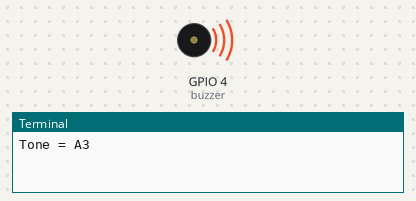
Simulated run of this program. Board: Raspberry Pi (BCM pin numbers). On the bench: buzzer (waves = sounding), the last lines printed to the terminal. At 15.0 s the program stops and its outputs stay as they are.

Above: at 0.1 s.
At 15.1 s:
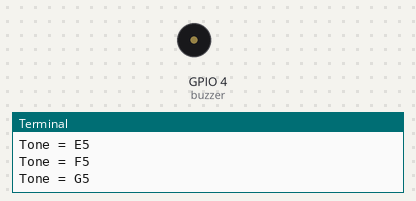
Timing chart, 0 to 16.5 s (numbered marks = the images above):
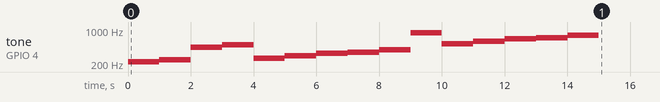

The program:

TonalBuzzerPlay.py
```python
# gpiozero 패키지에서 TonalBuzzer 클래스를 임포
from gpiozero import TonalBuzzer
# time 모듈에서 sleep 함수를 임포트하여 시간 지연 사용
from time import sleep

# TonalBuzzer 객체 생성, GPIO 4번 핀에 연결된 부저를 제어
buzzer = TonalBuzzer(4)

# 옥타브 범위를 설정하여 반복 (3옥타브에서 5옥타브까지)
for octave in range(3, 6):
    # 도레미파솔라시 (ABCDEFG) 음계 순서대로 실행
    for scale in "ABCDEFG":
        try:
            # 현재 음계를 나타내는 문자열을 생성 (예: C4, D4, 등)
            tone = f"{scale}{octave}"
            # 부저에서 해당 음계의 톤을 재생
            buzzer.play(tone)
            # 재생 중인 음계를 콘솔에 출력
            print("Tone =", tone)
            # 1초 동안 톤을 유지
            sleep(1)
        except:
            # 예외 발생 시 패스 (예: 잘못된 음계가 있을 경우)
            pass
        pass
    pass
pass
```

Measured:
- by itself, tone on GPIO 4 (buzzer): plays 220 Hz for 1.0 s, 247 Hz for 1.0 s, 440 Hz for 1.0 s, 494 Hz for 1.0 s, 262 Hz for 1.0 s, 294 Hz for 1.0 s … (15 notes in this stretch)
